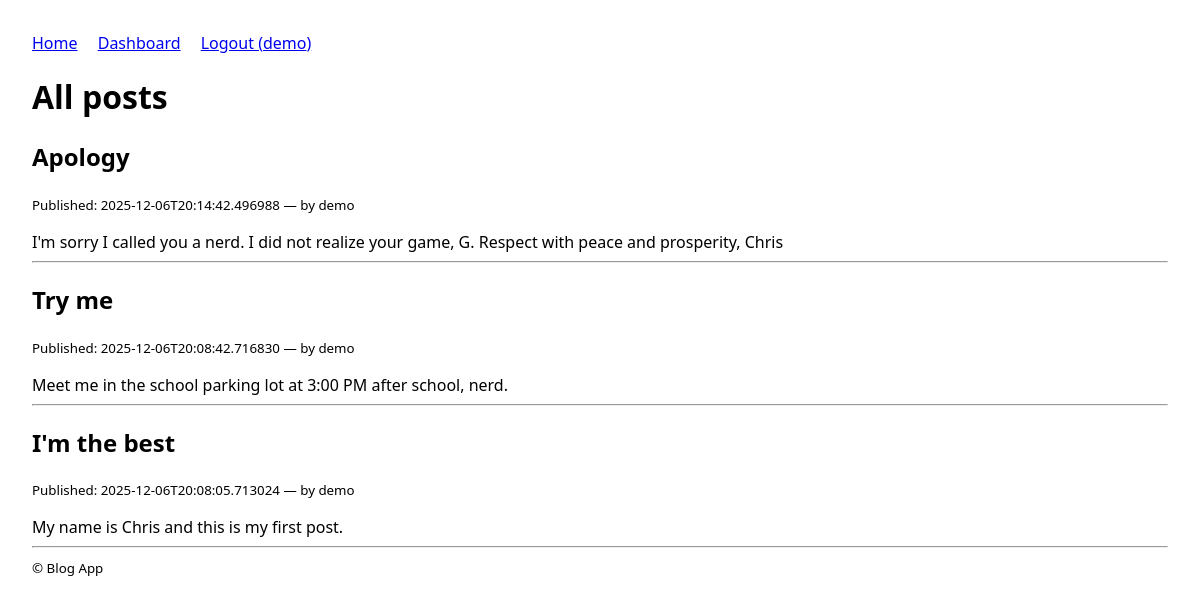
The page / (signed in) on the database its author committed.
### tables this page shows
CREATE TABLE users (
      id INTEGER PRIMARY KEY AUTOINCREMENT,
      username TEXT UNIQUE NOT NULL,
      password TEXT NOT NULL
    );

CREATE TABLE posts (
      id INTEGER PRIMARY KEY AUTOINCREMENT,
      title TEXT NOT NULL,
      content TEXT NOT NULL,
      published_at TEXT NOT NULL,
      author_id INTEGER NOT NULL,
      FOREIGN KEY (author_id) REFERENCES users (id)
    );

### IS211_Assignment14.py (the view)
@app.route("/")
def index():
    db = get_db()
    posts = db.execute("""
        SELECT p.id, p.title, p.content, p.published_at, u.username AS author
        FROM posts p
        JOIN users u ON u.id = p.author_id
        ORDER BY datetime(p.published_at) DESC
    """).fetchall()
    return render_template("index.html", posts=posts, user=current_user())

### IS211_Assignment14.py (called while the page is built)
def get_db():
    if 'db' not in g:
        g.db = sqlite3.connect(app.config['DATABASE'])
        g.db.row_factory = sqlite3.Row
    return g.db

def init_db():
    db = get_db()
    db.executescript("""
    CREATE TABLE IF NOT EXISTS users (
      id INTEGER PRIMARY KEY AUTOINCREMENT,
      username TEXT UNIQUE NOT NULL,
      password TEXT NOT NULL
    );

    CREATE TABLE IF NOT EXISTS posts (
      id INTEGER PRIMARY KEY AUTOINCREMENT,
      title TEXT NOT NULL,
      content TEXT NOT NULL,
      published_at TEXT NOT NULL,
      author_id INTEGER NOT NULL,
      FOREIGN KEY (author_id) REFERENCES users (id)
    );
    """)
    cur = db.execute("SELECT id FROM users WHERE username = ?", ("demo",))
    if cur.fetchone() is None:
        db.execute("INSERT INTO users (username, password) VALUES (?, ?)", ("demo", "demo123"))
    db.commit()

@app.before_request
def setup():
    init_db()

def current_user():
    uid = session.get('user_id')
    if not uid:
        return None
    db = get_db()
    user = db.execute("SELECT id, username FROM users WHERE id = ?", (uid,)).fetchone()
    return user

### Templates/Index.html
{% extends "base.html" %}
{% block content %}
<h1>All posts</h1>
{% if posts|length == 0 %}
<p>No posts yet.</p>
{% else %}
{% for post in posts %}
<article>
    <h2>{{ post['title'] }}</h2>
    <p><small>Published: {{ post['published_at'] }} — by {{ post['author'] }}</small></p>
    <div>{{ post['content'] | safe }}</div>
    <hr />
</article>
{% endfor %}
{% endif %}
{% endblock %}

### Templates/Base.html (shortened to what this page needs)
<!doctype html>
<html lang="en">
<head>
</head>
<body>
<header>
    <nav>
        <a href="{{ url_for('index') }}">Home</a>
        {% if user %}
        <a href="{{ url_for('dashboard') }}">Dashboard</a>
        <a href="{{ url_for('logout') }}">Logout ({{ user['username'] }})</a>
        {% else %}
        <a href="{{ url_for('login') }}">Login</a>
        {% endif %}
    </nav>
</header>
<main>
    {% block content %}{% endblock %}
</main>
<footer>
    <small>&copy; Blog App</small>
</footer>
</body>
</html>

### Templates/Base.html (style rules this page uses)
body { font-family: system-ui, Arial, sans-serif; margin: 2rem; }
header, footer { margin-bottom: 1rem; }
nav a { margin-right: 1rem; }

### rows shown on the page
users: username "demo"
posts: title "Apology", published_at "2025-12-06T20:14:42.496988", author "demo", content "I'm sorry I called you a nerd. I did not realize your game, G. Respect with peace and prosperity, Chris"
posts: title "Try me", published_at "2025-12-06T20:08:42.716830", author "demo", content "Meet me in the school parking lot at 3:00 PM after school, nerd."
posts: title "I'm the best", published_at "2025-12-06T20:08:05.713024", author "demo", content "My name is Chris and this is my first post."
